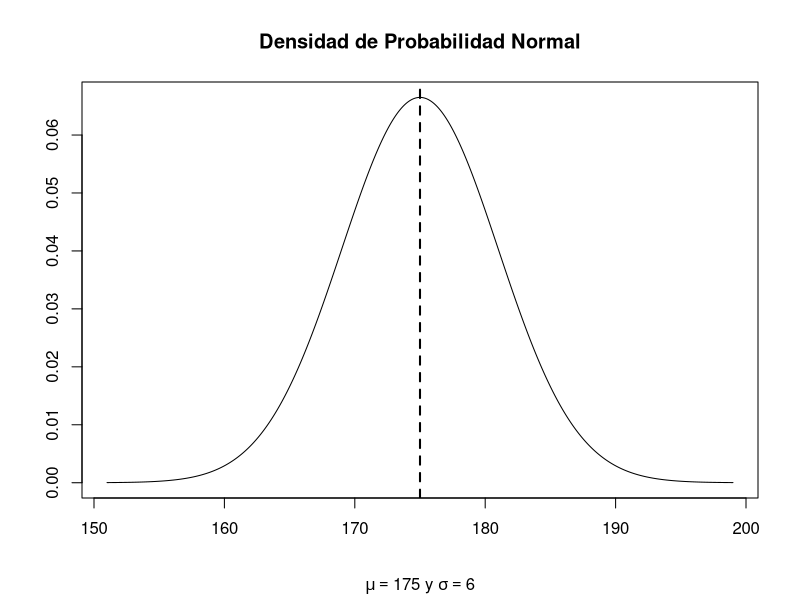
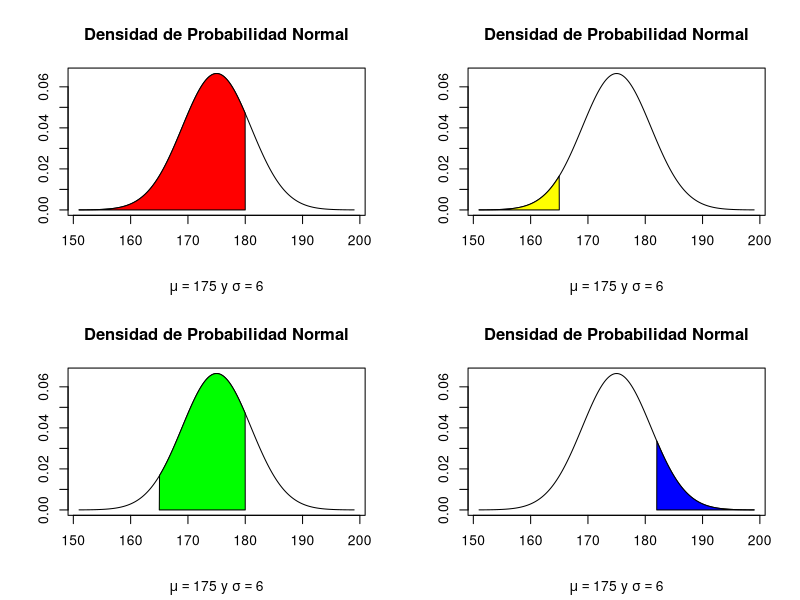
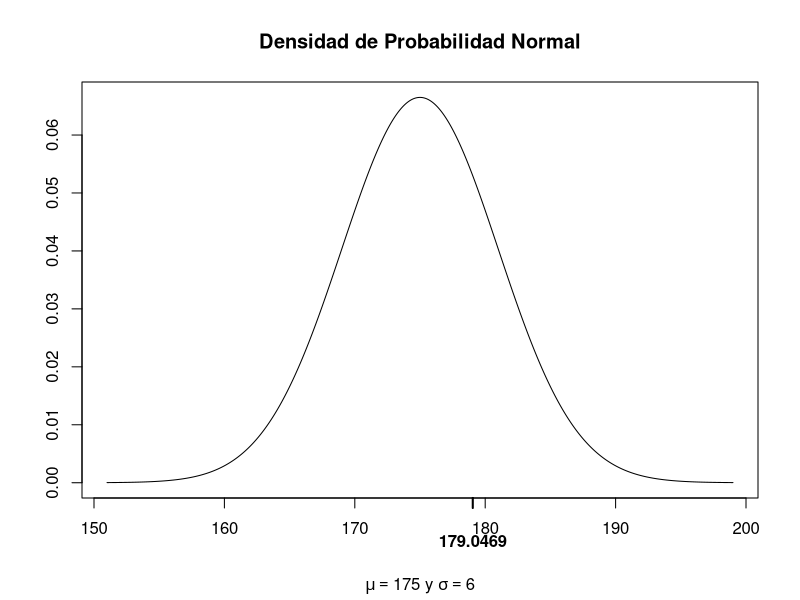
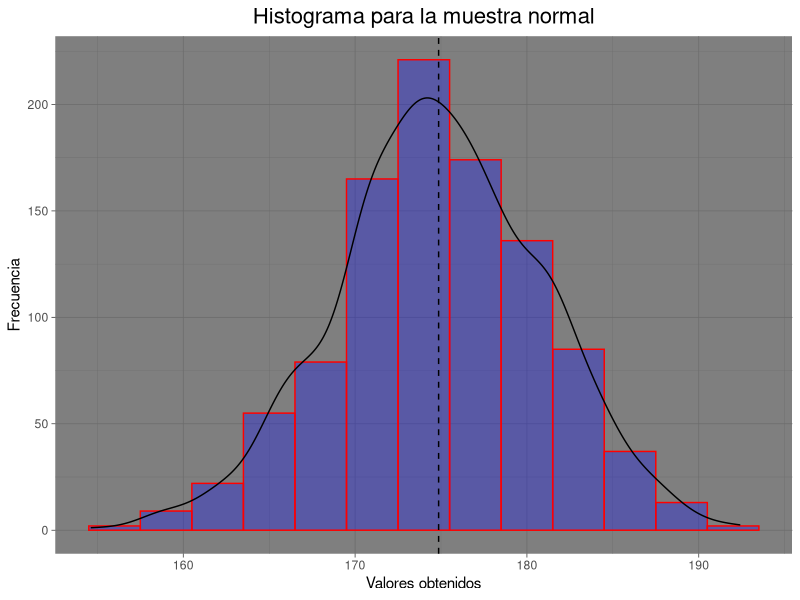
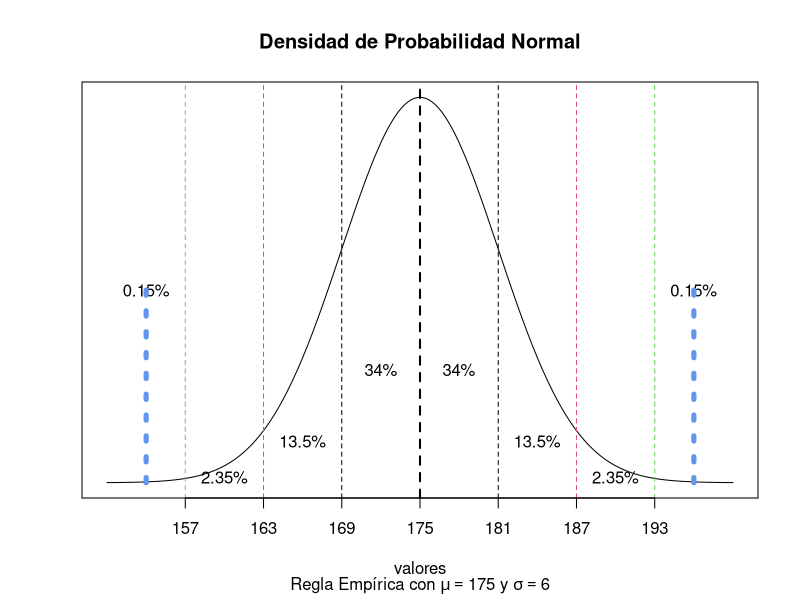

R code for these plots, in order:
library(ggplot2) # Utilizaremos estos paquetes para algunas gráficas
library(reshape2)

x <- seq(-4, 4, 0.01)*6 + 175 # Algunos posibles valores que puede tomar la v.a. X (mínimo: mu-4sigma, máximo: mu+4sigma)
y <- dnorm(x, mean = 175, sd = 6) # Valores correspondientes de la función de densidad de probabilidad

plot(x, y, type = "l", xlab = "", ylab = "")
title(main = "Densidad de Probabilidad Normal", sub = expression(paste(mu == 175, " y ", sigma == 6)))
abline(v = 175, lwd = 2, lty = 2) # La media es 175 

pnorm(q = 180, mean = 175, sd = 6)

par(mfrow = c(2, 2))

plot(x, y, type = "l", xlab = "", ylab = "")
title(main = "Densidad de Probabilidad Normal", sub = expression(paste(mu == 175, " y ", sigma == 6)))
polygon(c(min(x), x[x<=180], 180), c(0, y[x<=180], 0), col="red")

pnorm(q = 165, mean = 175, sd = 6)

plot(x, y, type = "l", xlab = "", ylab = "")
title(main = "Densidad de Probabilidad Normal", sub = expression(paste(mu == 175, " y ", sigma == 6)))
polygon(c(min(x), x[x<=165], 165), c(0, y[x<=165], 0), col="yellow")

pnorm(q = 180, mean = 175, sd = 6) - pnorm(q = 165, mean = 175, sd = 6)

plot(x, y, type = "l", xlab="", ylab="")
title(main = "Densidad de Probabilidad Normal", sub = expression(paste(mu == 175, " y ", sigma == 6)))
polygon(c(165, x[x>=165 & x<=180], 180), c(0, y[x>=165 & x<=180], 0), col="green")

pnorm(q = 182, mean = 175, sd = 6, lower.tail = FALSE)

plot(x, y, type = "l", xlab="", ylab="")
title(main = "Densidad de Probabilidad Normal", sub = expression(paste(mu == 175, " y ", sigma == 6)))
polygon(c(182, x[x>=182], max(x)), c(0, y[x>=182], 0), col="blue")

dev.off() # Para mostrar solo una gráfica

(b <- qnorm(p = 0.75, mean = 175, sd = 6)) 

pnorm(b, 175, 6)

plot(x, y, type = "l", xlab="", ylab="")
title(main = "Densidad de Probabilidad Normal", sub = expression(paste(mu == 175, " y ", sigma == 6)))
axis(side = 1, at = b, font = 2, padj = 1, lwd = 2)


set.seed(7563) # Para poder reproducir la muestra en el futuro
muestra <- rnorm(n = 1000, mean = 175, sd = 6)
length(muestra); mdf <- as.data.frame(muestra)
tail(mdf)

ggplot(mdf, aes(muestra)) + 
  geom_histogram(colour = 'red', 
                 fill = 'blue',
                 alpha = 0.3, # Intensidad del color fill
                 binwidth = 3) + 
  geom_density(aes(y = 3*..count..))+
  geom_vline(xintercept = mean(mdf$muestra), linetype="dashed", color = "black") + 
  ggtitle('Histograma para la muestra normal') + 
  labs(x = 'Valores obtenidos', y = 'Frecuencia')+
  theme_dark() +
  theme(plot.title = element_text(hjust = 0.5, size = 16))  

mean <- 175; sd <- 6
x <- seq(mean-4*sd, mean+4*sd, 0.01)
y <- dnorm(x, mean, sd)
plot(x, y, type = "l", xlab="valores", ylab = "", xaxt = "n", yaxt = "n")
title(main = "Densidad de Probabilidad Normal", sub = expression(paste("Regla Empírica con ", mu == 175, " y ", sigma == 6)))
abline(v=mean, lty = 2, lwd = 2)
for(k in c(-3, -2, -1, 1, 2, 3)) abline(v = mean+k*sd, lty = 2, col = abs(k))
ps <- c(mean - 3*sd, mean - 2*sd, mean - sd, mean, mean + sd, mean + 2*sd, mean + 3*sd)
axis(side = 1, at = ps)
x0 <- NULL
for(i in 1:length(ps)-1) x0 <- c(x0, (ps[i]+ps[i+1])/2)
y0 <- dnorm(x0, mean, sd)*1/3
text(x = x0, y = y0, labels = c("2.35%", "13.5%", "34%", "34%", "13.5%", "2.35%"))
x1 <- (x[1]+ps[1])/2; y1 <- dnorm(mean, mean, sd)*1/2
xf <- (x[length(x)]+ps[length(ps)])/2; yf <- dnorm(mean, mean, sd)*1/2
text(x = c(x1, xf), y = c(y1, yf), labels = c("0.15%", "0.15%"))
segments(x0 = x1, y0 = 0, x1 = x1, y1 = y1,               # Draw one line as in Example 1
         col = "cornflowerblue",                               # Color of line
         lwd = 5,                                              # Thickness of line
         lty = "dotted")     
segments(x0 = xf, y0 = 0, x1 = xf, y1 = yf,               
         col = "cornflowerblue",                               
         lwd = 5,                                              
         lty = "dotted")     